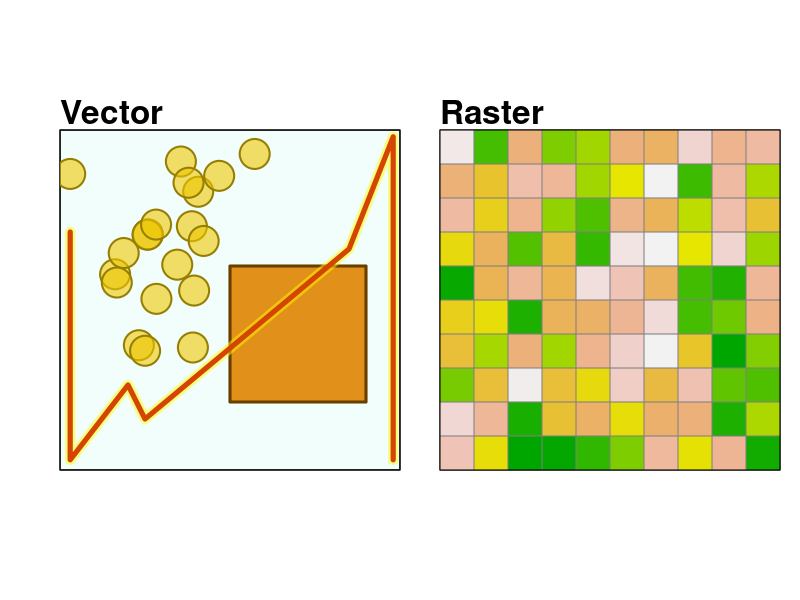

R code for this plot: (Note: this script raises an error after producing the figure.)
## ---- chunk 1

## ---- chunk 2

par(pty = "s",
    mfrow = c(1, 2),
    mar = c(2,2,2,0),
    oma = rep(1, 4))

plot(0,
     type = "n",
     xlim = c(0, 10),
     ylim = c(0, 10),
     xlab = "",
     ylab = "",
     xaxs = "i",
     yaxs = "i",
     xaxt = "n",
     yaxt = "n")

title(main = "Vector", 
      adj = 0, 
      line = 0.3,
      cex.main = 2)

xy <- par("usr")

rect(xleft = xy[1],
     xright = xy[2],
     ybottom = xy[3],
     ytop = xy[4],
     col = adjustcolor("#d4fcf5", alpha.f = 0.3))

box()

rect(xleft = 5,
     xright = 9,
     ybottom = 2,
     ytop = 6,
     col = adjustcolor("#de8500", alpha.f = 0.9),
     border = "#693f00",
     lwd = 3)

set.seed(12345)

n <- 20

x <- pmin(9.7, pmax(0.3, rnorm(n, mean = 3, sd = 1.5)))
y <- pmin(9.7, pmax(0.3, rnorm(n, mean = 6, sd = 1.5)))

points(x = x,
       y = y,
       bg = adjustcolor("#edc600", alpha.f = 0.6),
       col = "#967e02",
       pch = 21,
       lwd = 2,
       cex = 4)

lines(x = c(0.3, 0.3, 2.0, 2.5, 8.5, 9.8, 9.8),
      y = c(7.0, 0.3, 2.5, 1.5, 6.5, 9.8, 0.3),
      col = adjustcolor("#fffb00", alpha.f = 0.5),
      lwd = 10)

lines(x = c(0.3, 0.3, 2.0, 2.5, 8.5, 9.8, 9.8),
      y = c(7.0, 0.3, 2.5, 1.5, 6.5, 9.8, 0.3),
      col = "#d44402",
      lwd = 5)



m <- matrix(runif(100, min = 0, max = 100),
            nrow = 10,
            ncol = 10)

image(x = seq(0.5, 9.5, by = 1),
      y = seq(0.5, 9.5, by = 1),
      z = m,
      col = terrain.colors(100),
      xlim = c(0, 10),
      ylim = c(0, 10),
      xlab = "",
      ylab = "",
      xaxt = "n",
      yaxt = "n")

title(main = "Raster", 
      adj = 0, 
      line = 0.3,
      cex.main = 2)

grid(nx = 10,
     ny = 10,
     lty = 1,
     col = "gray50")

box()

## ---- chunk 3

knitr::include_graphics("figures/new_project_window.png")

## ---- chunk 4

knitr::include_graphics("figures/new_folder.png")

## ---- chunk 5

knitr::include_graphics("figures/allison_horst_here.png")

## ---- chunk 6

data("world", package = "spData")

world <- subset(world, select = c(name_long, 
                                  continent,
                                  area_km2, 
                                  pop, 
                                  gdpPercap))

knitr::include_graphics("figures/allison_horst_sf.png")

## ---- chunk 7

plot(world["area_km2"], key.pos = NULL, main = NULL)

## ---- chunk 8

plot(st_geometry(world))

## ---- chunk 9
world

## ---- chunk 10
world$geom

## ---- chunk 11
world$geom[[1]]

## ---- chunk 12
point1 <- st_point(c(432000, 4513100))
point2 <- st_point(c(436750, 4518500))

sf_column <- st_sfc(point1, point2, crs = 26912)

st_sf(id = 1:2, 
      location = "red butte canyon",
      geometry = sf_column)

